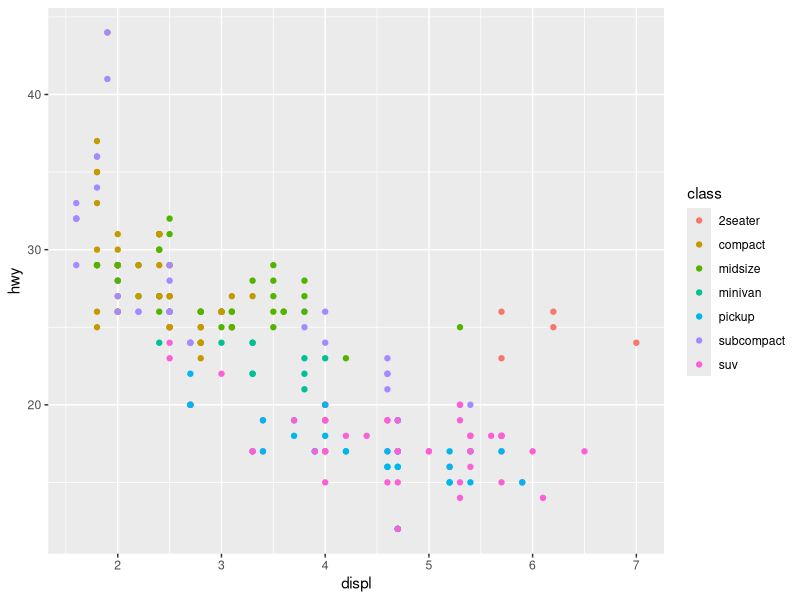
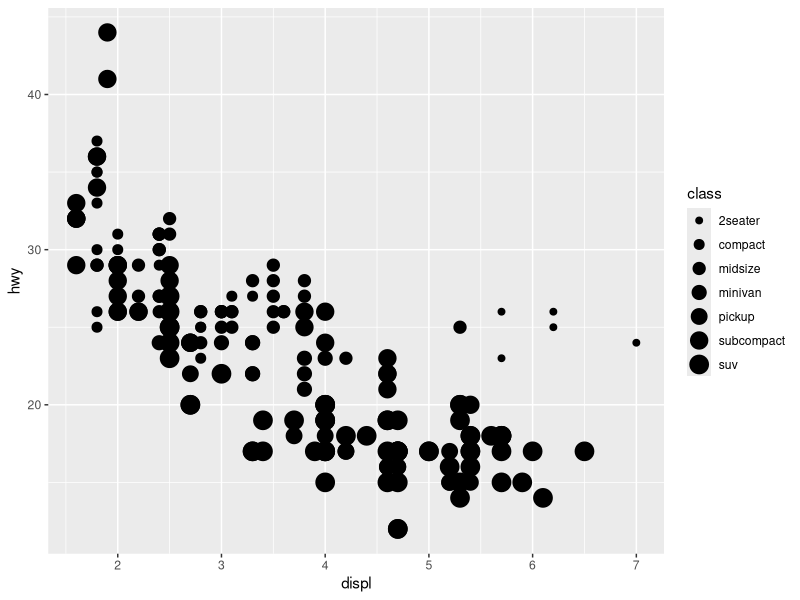
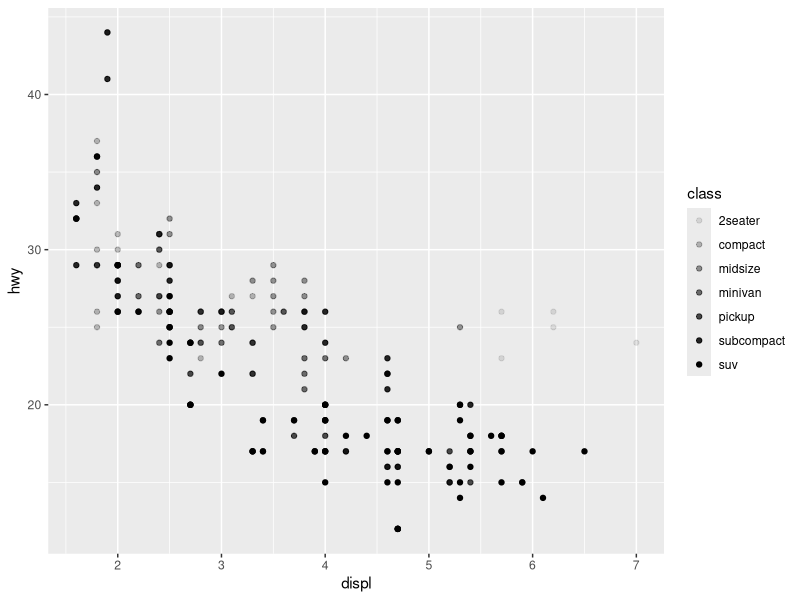
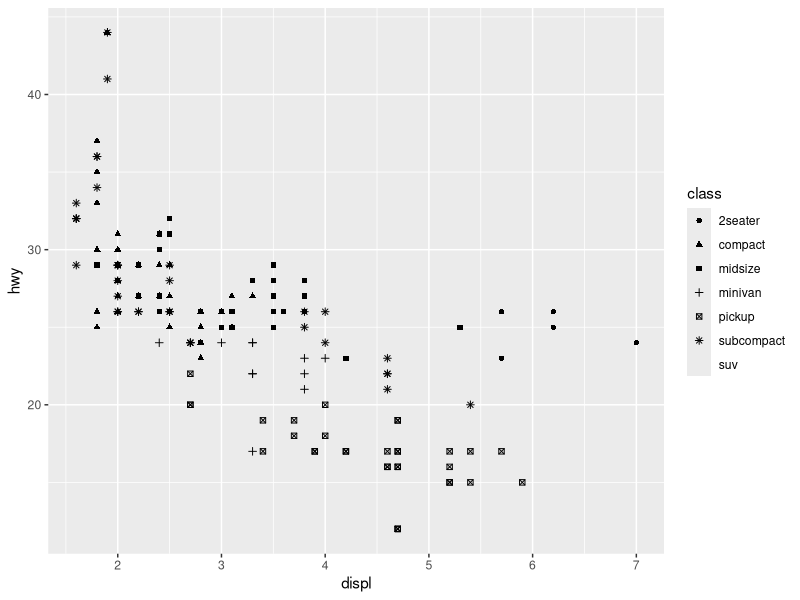
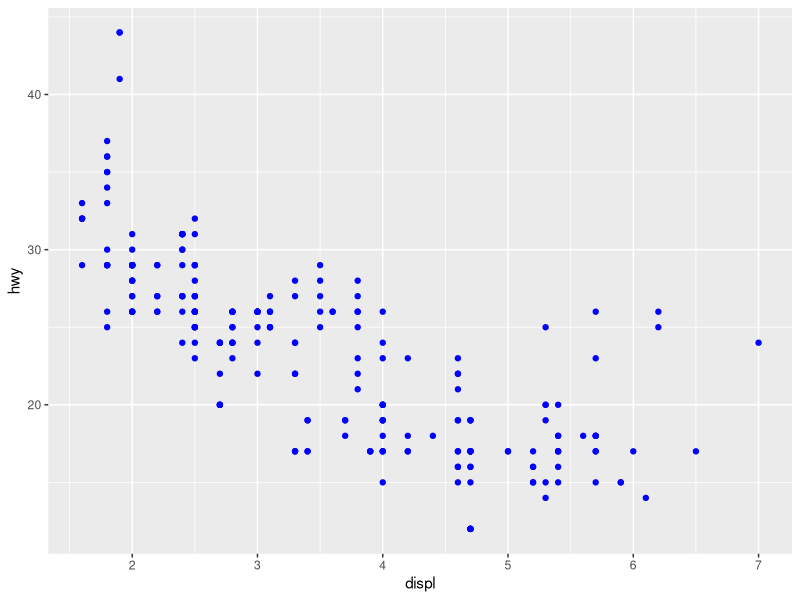
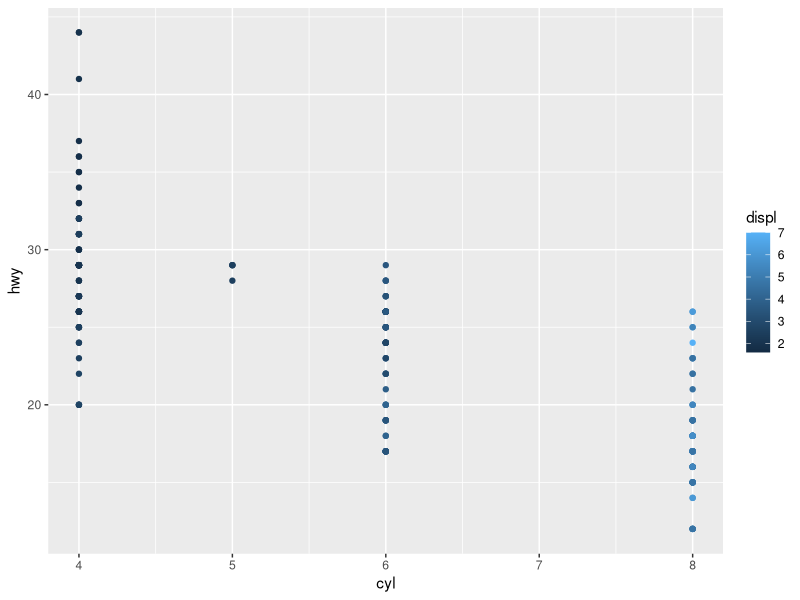
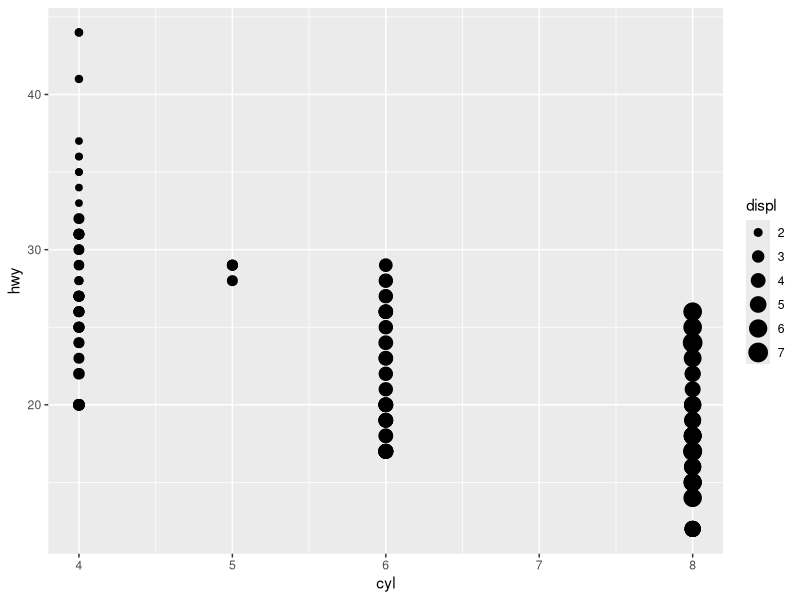

Write the R code that produced these figures, in order. (Note: this script raises an error after producing the figures.)
library(tidyverse)
#### first steps
head(mpg)
# map points by class using color
ggplot(data = mpg) + geom_point(mapping = aes(x= displ, y=hwy, color=class))
# map points by class using size
ggplot(data = mpg) + geom_point(mapping = aes(x= displ, y=hwy, size=class))
# map points by class using alpha or shape
ggplot(data = mpg) + geom_point(mapping = aes(x= displ, y=hwy, alpha=class))
ggplot(data = mpg) + geom_point(mapping = aes(x= displ, y=hwy, shape=class))
# manually set all points in plot blue
ggplot(data = mpg) + geom_point(mapping = aes(x= displ, y=hwy), color="blue")
# map a continous variable to color, size, and shape
ggplot(data = mpg) + geom_point(mapping = aes(x= cyl, y=hwy, color=displ))
ggplot(data = mpg) + geom_point(mapping = aes(x= cyl, y=hwy, size=displ))
ggplot(data = mpg) + geom_point(mapping = aes(x= cyl, y=hwy, shape=displ))
# map same variable to multiple aesthetics
ggplot(data = mpg) + geom_point(mapping = aes(x= displ, y=hwy, size=displ))
# what does the stroke aesthetic do?
?geom_point
# you can use the stroke aesthetic to modify the width of the border
ggplot(mtcars, aes(wt, mpg)) +
  geom_point(shape = 21, color = "black", fill = "white", size = 5, stroke = 5)
# map an aesthetic to something other than a variable? (displ < 5)
ggplot(data = mpg) + geom_point(mapping = aes(x= cyl, y=hwy, color= displ > 5))
#### facets
# facets aka subplots by a single variable
ggplot(data = mpg) + geom_point(mapping = aes(x= displ, y=hwy)) +
  facet_wrap(~ class, nrow = 3)
# facets by multiple variables
ggplot(data = mpg) + geom_point(mapping = aes(x= displ, y=hwy)) +
  facet_grid(drv ~ cyl)
ggplot(data = mpg) + geom_point(mapping = aes(x= displ, y=hwy)) +
  facet_grid(. ~ cyl)
ggplot(data = mpg) + geom_point(mapping = aes(x= displ, y=hwy)) +
  facet_grid(drv ~ .)
# facet on a continuous variable
ggplot(data = mpg) + geom_point(mapping = aes(x= cyl, y=hwy)) +
  facet_wrap(~ displ, nrow = 3)
?facet_wrap
?facet_grid
#### geometric objects
ggplot(data = mpg) + geom_point(mapping = aes(x= displ, y=hwy))
# vs below for a smoothed line of those points
ggplot(data = mpg) + geom_smooth(mapping = aes(x= displ, y=hwy))
# you can change line types by variable, too
ggplot(data = mpg) + geom_smooth(mapping = aes(x= displ, y=hwy, linetype=drv))
ggplot(data = mpg) + geom_smooth(mapping = aes(x= displ, y=hwy, color=drv), show.legend=F)
# display mutliple geoms
ggplot(data = mpg) + geom_point(mapping = aes(x= displ, y=hwy)) +
  geom_smooth(mapping = aes(x= displ, y=hwy))
# use global mappings to avoid duplicative code
ggplot(data = mpg, mapping=aes(x=displ, y=hwy)) + geom_point(mapping=aes(color=class)) +
  geom_smooth()
# different data for different layers
ggplot(data = mpg, mapping=aes(x=displ, y=hwy)) + geom_point(mapping=aes(color=class)) +
  geom_smooth(data=filter(mpg, class=="subcompact"),
              se=F
              )
#### statistical transformations
head(diamonds)
ggplot(data = diamonds) + geom_bar(mapping = aes(x=cut))
# can also use stat_count in lieu of geom_bar
ggplot(data = diamonds) + stat_count(mapping = aes(x=cut))
# plot proportions
ggplot(data = diamonds) + geom_bar(mapping = aes(x=cut, y= ..prop.., group=1))
?stat_summary
ggplot(data = diamonds) + stat_summary(mapping = aes(x=cut, y= depth),
                                       fun.ymin = min,
                                       fun.ymax = max,
                                       fun.y = median)
#### position adjustments
# can color bars with either color aes or fill aes
ggplot(data = diamonds) + geom_bar(mapping = aes(x=cut, color=cut))
ggplot(data = diamonds) + geom_bar(mapping = aes(x=cut, fill=cut))
# if you use another variable, bars will be stacked
ggplot(data = diamonds) + geom_bar(mapping = aes(x=cut, fill=clarity))
# identity overlaps bars instead (must use alpha)
ggplot(data = diamonds, mapping = aes(x=cut, fill=clarity)) + 
         geom_bar(alpha = 1/10, position = 'identity')
# fill makes all stacked bars the same height
ggplot(data = diamonds) +geom_bar(mapping = aes(x=cut, fill=clarity), position='fill')
# dodge places overlapping objects directly beside one another
ggplot(data = diamonds) +geom_bar(mapping = aes(x=cut, fill=clarity), position='dodge')
# jitter works with scatterplots in case points overlap
ggplot(data = mpg) + geom_point(mapping = aes(x= displ, y=hwy), position='jitter')
?geom_jitter
#### coordinate systems
# coord_flip() switches the x- and y-axes
ggplot(data = mpg, mapping = aes(x= class, y=hwy)) + geom_boxplot()
ggplot(data = mpg, mapping = aes(x= class, y=hwy)) + geom_boxplot() + coord_flip()
